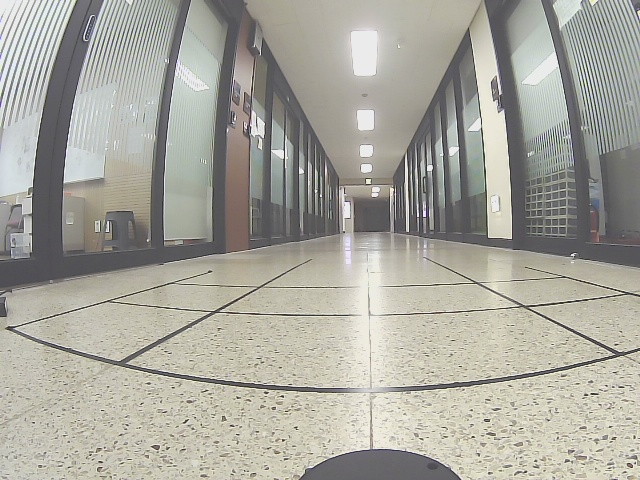
#> input picture src/track_drive/dev/shots/tape2_raw.jpg, 640 x 480 px, found by its file name
$ python _trace_free.py   (older library calls are emulated)
#> lines starting #> are read from the running program, lines starting #| are printed output that depends on the picture
### src/track_drive/track_drive/lib/bev.py
"""BEV 호모그래피 + 렌즈 왜곡 보정 + 차선점 추출 (순수 파이썬, rclpy 금지).

역할: 카메라 캘리브(config/camera.yaml) 로드, 렌즈 왜곡 보정(plumb_bob/fisheye),
      이미지 마스크 → BEV warp → lidar 좌표 차선 중심점 추출, 품질 점수.
입력: camera.yaml (model/K/D/new_K/H + intrinsics_calibrated/h_calibrated),
      BGR 이미지, 차선 마스크(uint8, 이미지 픽셀 좌표).
출력: (xs, ys) lidar_frame 미터 (x전방/y좌), lane_quality 0~1.
예선 대비 변경점: lane_detect_node 의 BEV 상수·_mask_to_centerline_xy 를 lib 로
      승격(원문 유지). H 는 yaml 에서 로드하고 미캘리브 시 예선 시뮬 폴백 H 사용.
      Undistorter 신설 — intrinsics_calibrated=False 면 no-op 패스스루.
캘리브 플래그는 2개로 분리돼 있다 (부분 캘리브가 실제로 자주 생긴다):
      intrinsics_calibrated = K/D 유효 → undistort 실행 여부를 결정,
      h_calibrated          = H 유효    → 지면 좌표 신뢰 여부를 결정.
      구버전 파일의 calibrated 단일 키는 "둘 다"의 의미로 해석한다(하위호환).
본선 실측 반영: 벤더 PDF 는 "170도 어안" 이라 했으나 실측 HFOV≈87°/VFOV≈64° 의
      일반 광각 렌즈였다. 87° 렌즈에 등거리(fisheye) 모델을 쓰면 과파라미터화로
      CHECK_COND 실패·가장자리 악화가 난다. 그래서 기본 왜곡모델을 plumb_bob 으로
      두고, fisheye 경로는 지우지 않고 model 필드로 고르는 하위호환으로 남긴다
      (카메라 교체나 진짜 어안 사용 대비).
"""

import os

import cv2
import numpy as np

try:
    import yaml
except ImportError:  # PyYAML 없는 환경(순수 유닛테스트)에서도 import 는 되게
    yaml = None


# ======================== BEV 상수 (예선 common.py 와 동일 유지) ========================

# ★ 2026-08-12 실차 실측으로 교체. 예선 시뮬 값(RES 0.05 / SUB 3 / BIN 0.18)은
#   굵은 시뮬 차선 기준이라, 실차의 얇은 노란테이프에서는 마스크가 14,451화소나
#   되는데도 BEV 점이 1개만 나왔다 (경로 생성 최소 6개 → 영구 실패).
#   같은 프레임에서 RES 0.02 / SUB 1 / BIN 0.05 로 바꾸면 20개 안팎이 나온다.
#   워프 비용은 0.14ms → 0.82ms 로 무시할 수준(전체 주기 128ms).
BEV_RES = 0.02                      # 실측 (was 0.05 [SIM])
BEV_X_MIN, BEV_X_MAX = -2.0, 12.0   # [SIM] 전방 범위 m
BEV_Y_HALF = 5.0                    # [SIM] 좌우 반폭 m
BEV_W = int(round((2 * BEV_Y_HALF) / BEV_RES))          # 500
BEV_H = int(round((BEV_X_MAX - BEV_X_MIN) / BEV_RES))   # 700

# lidar (x전방/y좌, m) → BEV 픽셀 (u,v) 그리드 행렬
M_GRID = np.array([
    [ 0.0,           -1.0 / BEV_RES, BEV_Y_HALF / BEV_RES],
    [-1.0 / BEV_RES,  0.0,           BEV_X_MAX  / BEV_RES],
    [ 0.0,            0.0,           1.0],
], dtype=np.float64)

# 예선 시뮬 캘리브 호모그래피 (이미지 픽셀 → lidar 미터). 실차 캘리브 전 폴백.
H_PIX2LIDAR_SIM_FALLBACK = np.array([  # [SIM] common.H_PIX2LIDAR_FALLBACK 복사본
    [ 0.00000000000000e+00,  4.63055528548851e-03, -2.73689017508590e+00],
    [ 4.18097842466549e-03,  1.87301533010043e-04, -1.37819064484720e+00],
    [ 0.00000000000000e+00, -2.40130177039888e-03,  5.16378846754945e-01],
], dtype=np.float64)

LANE_PIX_SUBSAMPLE = 1          # 실측 (was 3 [SIM]) — 얇은 테이프는 3칸 건너뛰면 사라진다
LANE_CENTERLINE_BIN_M = 0.05    # 실측 (was 0.18 [SIM]) — 점이 1.6m 안에만 있어 촘촘히 떠야 한다

# lane_quality 등급 기준 (본선 스펙: n/20 × x스팬/3.0)
LANE_QUALITY_GOOD_POINTS = 20.0
LANE_QUALITY_GOOD_SPAN_M = 3.0


# ======================== 왜곡 모델 ========================

# plumb_bob = 브라운-콘라디(일반 광각). D = [k1, k2, p1, p2, k3] (5개)
MODEL_PLUMB_BOB = "plumb_bob"
# fisheye = 등거리 어안. D = [k1, k2, k3, k4] (4개)
MODEL_FISHEYE = "fisheye"
VALID_MODELS = (MODEL_PLUMB_BOB, MODEL_FISHEYE)
# 실차 Xycar 카메라가 실측 HFOV≈87° 일반 광각이므로 기본값은 plumb_bob
DEFAULT_MODEL = MODEL_PLUMB_BOB

# getOptimalNewCameraMatrix alpha 기본값.
# 0.0 = 검은 여백 없이 크롭, 1.0 = 원본 화소 전부 보존(가장자리에 검은 여백)
UNDISTORT_ALPHA_DEFAULT = 0.0

# new_K 일치 판정 허용 오차 (픽셀). 이보다 크게 벌어지면 H 가 무효.
NEW_K_MATCH_TOL = 1e-3


def resolve_distortion_model(model, D=None):
    """model 문자열 정규화. 미지정/미상이면 D 길이로 추론한다 (5→plumb_bob, 4→fisheye).

    반환: (model, note) — note 는 추론이 일어났을 때만 채워지는 로그용 한국어 문자열
          (정상적으로 model 이 명시돼 있으면 빈 문자열).
    """
    name = str(model).strip().lower() if model is not None else ""
    if name in VALID_MODELS:
        return name, ""

    try:
        n = int(np.asarray(D, dtype=np.float64).reshape(-1).size) if D is not None else 0
    except (TypeError, ValueError):
        n = 0

    if n == 4:
        guessed = MODEL_FISHEYE
    elif n >= 5:
        guessed = MODEL_PLUMB_BOB
    else:
        guessed = DEFAULT_MODEL

    if name:
        note = (f"camera.yaml model='{model}' 은 알 수 없는 값 — "
                f"D 길이({n})로 '{guessed}' 추론. model 은 "
                f"{'/'.join(VALID_MODELS)} 중 하나여야 한다.")
    else:
        note = (f"camera.yaml 에 model 필드 없음 — D 길이({n})로 '{guessed}' 자동 추론. "
                f"model 을 명시할 것 ({'/'.join(VALID_MODELS)}).")
    return guessed, note


def _coerce_D(D, n_min):
    """D 를 1차원 float64 로 펴고 최소 길이 n_min 을 0 패딩으로 보장."""
    d = np.asarray(D, dtype=np.float64).reshape(-1)
    if d.size < n_min:
        d = np.concatenate([d, np.zeros(n_min - d.size, dtype=np.float64)])
    return d


def _as_3x3_or_none(M):
    """3x3 float64 로 변환. 실패하거나 None 이면 None."""
    if M is None:
        return None
    try:
        return np.asarray(M, dtype=np.float64).reshape(3, 3)
    except (TypeError, ValueError):
        return None


def _as_size_or_none(data):
    """yaml 의 image_width/image_height → (w, h). 없거나 이상하면 None.

    new_K 는 이 크기 기준으로 계산되므로, 런타임 프레임 크기가 다르면 H 가 무효다.
    """
    try:
        w = int(data["image_width"])
        h = int(data["image_height"])
    except (KeyError, TypeError, ValueError):
        return None
    return (w, h) if w > 0 and h > 0 else None


def _as_car_mask_v(data, image_size):
    """yaml 의 car_mask_v → 차체 가림선 v (보정영상 픽셀). 없거나 이상하면 None.

    이 v 아래(=화면 더 아래)는 차체(라이다 원통·범퍼·바퀴)라 지면이 아니다.
    그대로 두면 차체 화소가 BEV 에서 x≈0.1~0.2m 의 가짜 차선점으로 변환된다.
    tools/bev_view.py 에서 m 키로 클릭해 정한 값 — 보정영상 좌표계 기준이라
    프레임 크기가 캘리브 기준과 다르면 비율로 환산해 써야 한다.
    """
    try:
        v = float(data["car_mask_v"])
    except (KeyError, TypeError, ValueError):
        return None
    if not np.isfinite(v) or v <= 0:
        return None
    # 캘리브 기준 높이를 넘는 값은 사실상 "안 자름" — None 과 같으니 버린다.
    if image_size and v >= image_size[1]:
        return None
    return v


# ======================== 캘리브 로드 ========================

def resolve_calib_flags(data):
    """yaml dict → (intrinsics_calibrated, h_calibrated). 하위호환 규칙 포함.

    - 두 플래그가 각각 있으면 그대로 쓴다.
    - 없으면 구버전 단일 키 calibrated 값을 기본값으로 쓴다
      (구버전 calibrated:true = K/D·H 둘 다 유효라는 뜻이었다).
    """
    data = data if isinstance(data, dict) else {}
    legacy = bool(data.get("calibrated", False))
    intr = bool(data["intrinsics_calibrated"]) \
        if "intrinsics_calibrated" in data else legacy
    h_ok = bool(data["h_calibrated"]) if "h_calibrated" in data else legacy
    return intr, h_ok


def load_camera_config(path):
    """camera.yaml → dict(K, D, H, model, new_K, image_size, note,
                          intrinsics_calibrated, h_calibrated, calibrated).

    ★ 플래그 분리: K/D 의 유효성(intrinsics_calibrated)과 H 의 유효성(h_calibrated)은
      따로 간다. 실차에서는 "K/D 는 임포트했지만 지면 H 는 아직" 이 정상 중간 상태라,
      예전처럼 하나의 calibrated 로 묶으면 실측 K/D 까지 폴백으로 버려져
      undistort 가 통째로 죽는다.
        intrinsics_calibrated=True  → yaml 의 K/D 를 그대로 쓴다 (undistort 실행).
        intrinsics_calibrated=False → K=단위행렬 / D=0 폴백 (undistort 패스스루).
        h_calibrated=True  → yaml 의 H(+new_K) 사용.
        h_calibrated=False → 예선 시뮬 폴백 H 사용, new_K 는 무시(H 와 짝이므로).
      구버전 파일의 단일 키 calibrated 는 두 플래그의 기본값으로 해석한다.
      반환 dict 의 "calibrated" 는 하위호환용 요약 = (intrinsics and h).

    model: "plumb_bob"(일반 광각·기본) | "fisheye"(등거리 어안).
           yaml 에 없거나 값이 이상하면 D 길이로 추론(5→plumb_bob, 4→fisheye)하고
           그 사실을 note(로그용 문자열)에 남긴다.
    D:     model 에 맞춰 길이 정규화 — fisheye 는 4개, plumb_bob 은 최소 5개.
    new_K: undistort 결과 픽셀 좌표계를 정의하는 카메라 행렬. H 가 이 좌표계 기준이라
           캘리브 때 쓴 값을 그대로 저장/로드해야 H 가 유효하다. yaml 에 없으면 None
           이고, 이때 Undistorter 가 모델 규약대로 계산한다
           (fisheye → new_K=K, plumb_bob → getOptimalNewCameraMatrix(alpha)).
    image_size: yaml 의 image_width/height → (w, h). 캘리브 기준 해상도이며
           new_K/H 가 이 크기 기준이다. 없으면 None.
    note:  호출측(노드)이 그대로 찍으면 되는 한국어 경고/안내. 없으면 빈 문자열.
           폴백이 일어난 사유(K/D 미보정, H 미보정 등)가 여기 쌓인다.

    파일 없음 / 파싱 실패면 전부 폴백 + 두 플래그 False 반환 —
    호출측(노드)이 반드시 경고 로그를 남길 것.
    """
    fallback = {
        "K": np.eye(3, dtype=np.float64),
        "D": np.zeros(5, dtype=np.float64),   # 기본 모델(plumb_bob) 길이
        "H": H_PIX2LIDAR_SIM_FALLBACK.copy(),
        "calibrated": False,
        "intrinsics_calibrated": False,
        "h_calibrated": False,
        "model": DEFAULT_MODEL,
        "new_K": None,
        "image_size": None,
        "car_mask_v": None,
        "note": "",
    }

    if yaml is None or not path or not os.path.isfile(path):
        return fallback

    try:
        with open(path, "r", encoding="utf-8") as f:
            data = yaml.safe_load(f)
        if not isinstance(data, dict):
            return fallback
        intr, h_ok = resolve_calib_flags(data)
        K = np.asarray(data["K"], dtype=np.float64).reshape(3, 3)
        D_raw = np.asarray(data["D"], dtype=np.float64).reshape(-1)
        H = np.asarray(data["H"], dtype=np.float64).reshape(3, 3)
        # model 은 D 를 자르기 전의 원본 길이로 추론해야 한다 (5 vs 4 구분)
        model, note = resolve_distortion_model(data.get("model"), D_raw)
        D = _coerce_D(D_raw, 4)[:4] if model == MODEL_FISHEYE else _coerce_D(D_raw, 5)
        new_K = _as_3x3_or_none(data.get("new_K"))
        image_size = _as_size_or_none(data)
        car_mask_v = _as_car_mask_v(data, image_size)
    except (KeyError, TypeError, ValueError, OSError, yaml.YAMLError):
        return fallback

    notes = [note] if note else []

    if not intr:
        # K/D 를 신뢰할 수 없다 → 폴백으로 치환해 undistort 가 패스스루가 되게 한다.
        K = fallback["K"].copy()
        D = np.zeros(4 if model == MODEL_FISHEYE else 5, dtype=np.float64)
        notes.append(
            "intrinsics_calibrated=false — K/D 를 단위행렬/0 폴백으로 대체했다 "
            "(undistort 패스스루). tools/import_camera_info.py 또는 "
            "calib_camera.py 로 K/D 를 먼저 채울 것.")

    if not h_ok:
        # 미캘리브 H 는 신뢰 금지 — 검증된 예선 시뮬 폴백 H 를 쓴다.
        H = H_PIX2LIDAR_SIM_FALLBACK.copy()
        reason = ("h_calibrated=false — H 를 예선 시뮬 폴백값으로 대체했다. "
                  "실차 지면 좌표(BEV/차선)는 부정확하다 — "
                  "tools/calib_ground_h.py 로 H 를 잡을 것.")
        if new_K is not None:
            # new_K 는 H 와 짝(같은 undistort 픽셀 좌표계)이라 H 없이는 의미가 없다.
            reason += " yaml 의 new_K 는 H 와 짝이므로 함께 무시한다."
            new_K = None
        if intr:
            # undistort 는 켜지는데 H 는 원본픽셀 기준 시뮬값 → 좌표계가 어긋난다.
            reason += (" ※ K/D 는 유효해 undistort 는 켜지지만 폴백 H 는 "
                       "undistort 이전 픽셀 기준이라 좌표계가 어긋난 상태다.")
        notes.append(reason)
    elif not intr:
        notes.append("h_calibrated=true 인데 K/D 는 미보정 — H 가 원본(raw) 픽셀 "
                     "기준으로 잡힌 것인지 확인할 것.")

    return {"K": K, "D": D, "H": H,
            "calibrated": bool(intr and h_ok),   # 하위호환 요약 키
            "intrinsics_calibrated": bool(intr),
            "h_calibrated": bool(h_ok),
            "model": model, "new_K": new_K, "image_size": image_size,
            "car_mask_v": car_mask_v,
            "note": " / ".join(notes)}


# ======================== 렌즈 왜곡 보정 (plumb_bob / fisheye) ========================

class Undistorter:
    """렌즈 왜곡 보정. 리맵 테이블 1회 생성 후 캐시 (프레임마다 재계산 금지).

    model="plumb_bob": 일반 광각(브라운-콘라디). D=[k1,k2,p1,p2,k3],
        cv2.getOptimalNewCameraMatrix(alpha) + cv2.initUndistortRectifyMap.
        실차 Xycar 카메라(실측 HFOV≈87°/VFOV≈64°)가 여기 해당 — 기본값.
    model="fisheye": 등거리 어안. D=[k1,k2,k3,k4], cv2.fisheye.* (기존 경로 그대로).
        87° 급 렌즈에 쓰면 과파라미터화로 가장자리가 오히려 나빠지니 진짜 어안일 때만.
    model=None: D 길이로 자동 추론 (5→plumb_bob, 4→fisheye). 추론 사유는
        self.model_note 에 남는다.

    calibrated=False (= K/D 미보정, camera.yaml 의 intrinsics_calibrated=false) 면
    no-op 패스스루. 초기화 실패 시에도 패스스루로 떨어지므로 호출측은 enabled 를
    확인해 경고 로그를 남길 것.
    ※ 이 인자는 K/D 유효성만 뜻한다 — H 유효성(h_calibrated)과 무관하다.
      from_config() 을 쓰면 intrinsics_calibrated 가 자동으로 전달된다.

    ★ new_K 주의: H 는 "undistort 된 픽셀 → 지면좌표" 라서, undistort 에 쓴 new_K 가
      바뀌면 H 가 통째로 무효가 된다 (plumb_bob 은 alpha·이미지크기에 따라 new_K 가
      달라진다). 캘리브 때 쓴 new_K 를 camera.yaml 의 new_K 에 적어 넘기고,
      런타임 값과 check_new_K_match() 로 대조할 것.
    """

    # [343 lines left out: functions __init__, from_config, apply, check_new_K_match, _lane_mask_to_lidar_xy, _mask_to_centerline_xy and 10 more, not called in this run]

### src/track_drive/dev/scripts/_trace_free.py
#!/usr/bin/env python3
# -*- coding: utf-8 -*-
"""
모델-비의존 테이프 추적 + 왜곡 재보정 (순환논리 완전 배제).

이전 실패 원인: 기존 H 로 예측한 경로를 따라가며 점을 찾아 '휜 경로'를 정답으로 삼았다.
여기서는 H 도 D 도 쓰지 않고, RAW 영상에서 어두운 띠 자체를 따라간다.
그 다음 그 선들이 undistort 후 직선이 되도록 cx,cy,k1,k2,k3 를 맞춘다.

사용: python3 _trace_free.py [--save]
"""
import argparse
import sys
import numpy as np, cv2
from scipy.optimize import least_squares

PKG = "/home/xytron/xycar_ws/src/track_drive"
sys.path.insert(0, PKG)
from track_drive.lib import bev as B

CFG = PKG + "/config/camera.yaml"
ap = argparse.ArgumentParser(); ap.add_argument("--save", action="store_true")
A = ap.parse_args()

cam = B.load_camera_config(CFG)
K0 = np.array(cam["K"], np.float64)
D0 = np.array(np.ravel(cam["D"])[:5], np.float64)

raw = cv2.imread(PKG + "/dev/shots/tape2_raw.jpg")
#> raw is the input picture: shape (480, 640, 3); mean B, G, R 157.2, 166.3, 167.5
Hh, Ww = raw.shape[:2]
g = cv2.GaussianBlur(cv2.cvtColor(raw, cv2.COLOR_BGR2GRAY).astype(np.float32), (0, 0), 0.9)
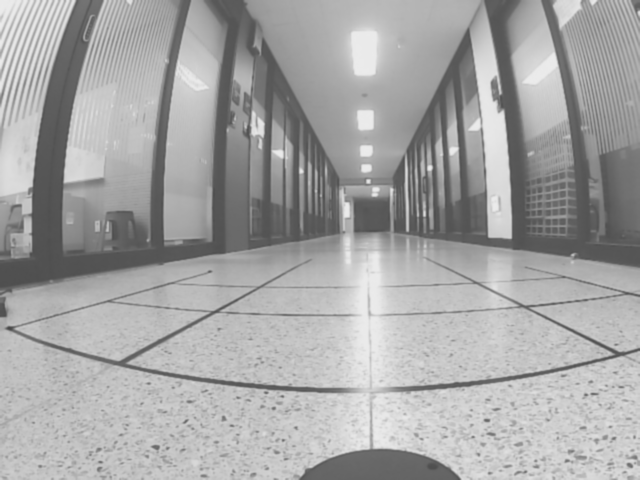
#> g: shape (480, 640) float32; min 70.46, max 235.6, mean 165.6
bgm = cv2.GaussianBlur(g, (0, 0), 21)
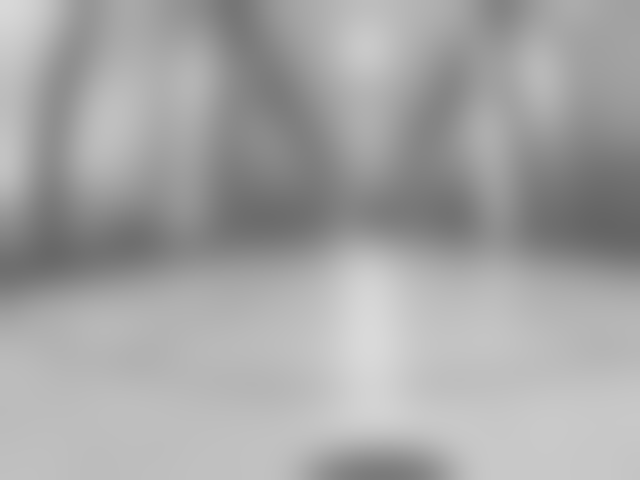
#> bgm: shape (480, 640) float32; min 100.7, max 217.8, mean 165.6
dk = bgm - g                                     # 어두울수록 큰 값
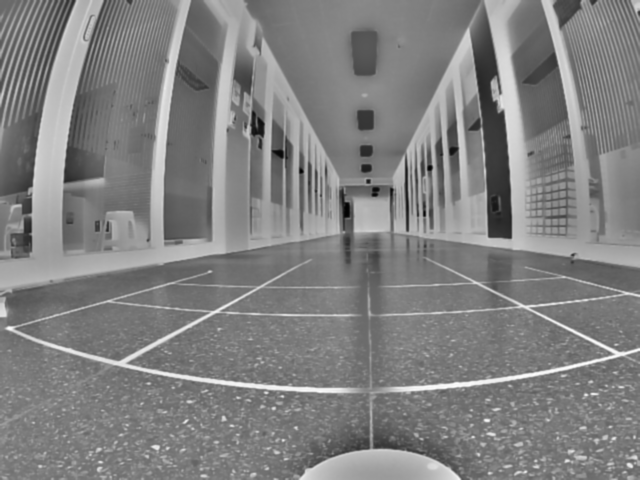
#> dk: shape (480, 640) float32; min -105.9, max 103.1, mean 0; drawn with min black and max white


def sub_peak(prof, lo):
    k = int(np.argmax(prof))
    if k <= 0 or k >= len(prof) - 1:
        return None, 0.0
    a, b, c = prof[k - 1], prof[k], prof[k + 1]
    den = a - 2 * b + c
    d = 0.5 * (a - c) / den if abs(den) > 1e-6 else 0.0
    return lo + k + d, float(b)


def trace(seed_u, seed_v, mode, win=8, thr=12.0, step=1):
    """어두운 띠를 양방향으로 따라간다. mode='h': u 를 따라 v 추적 / 'v': v 를 따라 u 추적"""
    pts = []
    for direction in (1, -1):
        cur = float(seed_v if mode == "h" else seed_u)
        vel = 0.0
        pos = int(seed_u if mode == "h" else seed_v)
        miss = 0
        while True:
            pos += direction * step
            if mode == "h":
                if not (2 <= pos < Ww - 2):
                    break
                pred = cur + vel * direction * step
                lo = int(max(0, pred - win)); hi = int(min(Hh - 1, pred + win))
                if hi - lo < 4:
                    break
                prof = dk[lo:hi + 1, pos - 1:pos + 2].mean(axis=1)
            else:
                if not (2 <= pos < Hh - 2):
                    break
                pred = cur + vel * direction * step
                lo = int(max(0, pred - win)); hi = int(min(Ww - 1, pred + win))
                if hi - lo < 4:
                    break
                prof = dk[pos - 1:pos + 2, lo:hi + 1].mean(axis=0)
            c, peak = sub_peak(prof, lo)
            if c is None or peak < thr:
                miss += 1
                if miss > 12:
                    break
                continue
            miss = 0
            newvel = (c - cur) / (direction * step)
            vel = 0.7 * vel + 0.3 * newvel if pts else newvel
            cur = c
            pts.append((float(pos), c) if mode == "h" else (c, float(pos)))
    P = np.array(pts)
    return P[np.argsort(P[:, 0 if mode == "h" else 1])] if len(P) else np.zeros((0, 2))


# ── 시드 자동 탐색: 중앙 열에서 어두운 띠 행 ──
colprof = dk[:, 305:335].mean(axis=1)
#> colprof = 480 values, max 94.35 at index 389, min -32.31 at index 455, mean 4.2
seeds_h = []
for v in range(255, Hh - 6):
    if colprof[v] > 16 and colprof[v] >= colprof[max(0, v - 4):v + 5].max():
        if not seeds_h or v - seeds_h[-1] > 10:
            seeds_h.append(v)
#> (the rest of the program and of its run is left out)
